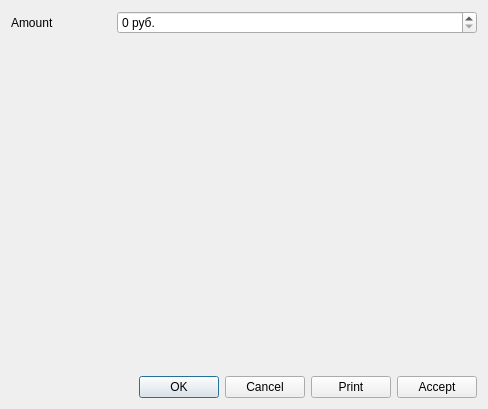
<?xml version="1.0" encoding="UTF-8"?>
<ui version="4.0">
 <class>Dialog</class>
 <widget class="QDialog" name="Dialog">
  <property name="geometry">
   <rect>
    <x>0</x>
    <y>0</y>
    <width>488</width>
    <height>409</height>
   </rect>
  </property>
  <property name="windowTitle">
   <string>Dialog</string>
  </property>
  <layout class="QVBoxLayout" name="verticalLayout">
   <item>
    <layout class="QHBoxLayout" name="horizontalLayout">
     <item>
      <widget class="QLabel" name="label">
       <property name="minimumSize">
        <size>
         <width>100</width>
         <height>0</height>
        </size>
       </property>
       <property name="maximumSize">
        <size>
         <width>100</width>
         <height>16777215</height>
        </size>
       </property>
       <property name="text">
        <string>Amount</string>
       </property>
      </widget>
     </item>
     <item>
      <widget class="QSpinBox" name="spinBox">
       <property name="suffix">
        <string> руб.</string>
       </property>
       <property name="maximum">
        <number>999999999</number>
       </property>
       <property name="value">
        <number>0</number>
       </property>
      </widget>
     </item>
    </layout>
   </item>
   <item>
    <spacer name="verticalSpacer">
     <property name="orientation">
      <enum>Qt::Vertical</enum>
     </property>
     <property name="sizeHint" stdset="0">
      <size>
       <width>20</width>
       <height>323</height>
      </size>
     </property>
    </spacer>
   </item>
   <item>
    <layout class="QHBoxLayout" name="horizontalLayout_2">
     <item>
      <widget class="QDialogButtonBox" name="buttonBox">
       <property name="orientation">
        <enum>Qt::Horizontal</enum>
       </property>
       <property name="standardButtons">
        <set>QDialogButtonBox::Cancel|QDialogButtonBox::Ok</set>
       </property>
      </widget>
     </item>
     <item>
      <widget class="QPushButton" name="buttonPrint">
       <property name="text">
        <string>Print</string>
       </property>
      </widget>
     </item>
     <item>
      <widget class="QPushButton" name="accept">
       <property name="text">
        <string>Accept</string>
       </property>
      </widget>
     </item>
    </layout>
   </item>
  </layout>
 </widget>
 <resources/>
 <connections>
  <connection>
   <sender>buttonBox</sender>
   <signal>accepted()</signal>
   <receiver>Dialog</receiver>
   <slot>accept()</slot>
   <hints>
    <hint type="sourcelabel">
     <x>248</x>
     <y>254</y>
    </hint>
    <hint type="destinationlabel">
     <x>157</x>
     <y>274</y>
    </hint>
   </hints>
  </connection>
  <connection>
   <sender>buttonBox</sender>
   <signal>rejected()</signal>
   <receiver>Dialog</receiver>
   <slot>reject()</slot>
   <hints>
    <hint type="sourcelabel">
     <x>316</x>
     <y>260</y>
    </hint>
    <hint type="destinationlabel">
     <x>286</x>
     <y>274</y>
    </hint>
   </hints>
  </connection>
  <connection>
   <sender>accept</sender>
   <signal>pressed()</signal>
   <receiver>Dialog</receiver>
   <slot>accept()</slot>
   <hints>
    <hint type="sourcelabel">
     <x>437</x>
     <y>386</y>
    </hint>
    <hint type="destinationlabel">
     <x>243</x>
     <y>204</y>
    </hint>
   </hints>
  </connection>
 </connections>
</ui>
